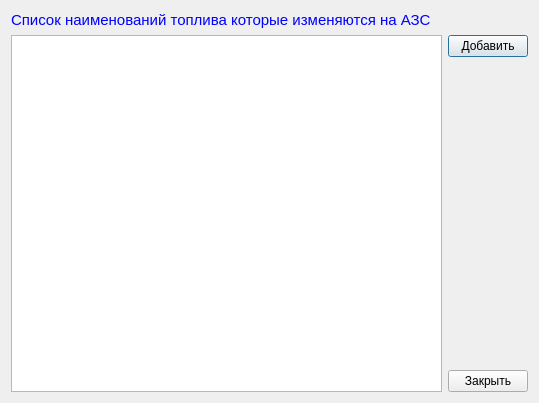
<?xml version="1.0" encoding="UTF-8"?>
<ui version="4.0">
 <class>FuelHandbookDialog</class>
 <widget class="QDialog" name="FuelHandbookDialog">
  <property name="geometry">
   <rect>
    <x>0</x>
    <y>0</y>
    <width>539</width>
    <height>403</height>
   </rect>
  </property>
  <property name="windowTitle">
   <string>Справочний наименований видов топлива</string>
  </property>
  <layout class="QGridLayout" name="gridLayout">
   <item row="1" column="0">
    <widget class="QTableView" name="tableView">
     <property name="editTriggers">
      <set>QAbstractItemView::NoEditTriggers</set>
     </property>
     <property name="alternatingRowColors">
      <bool>true</bool>
     </property>
     <property name="selectionBehavior">
      <enum>QAbstractItemView::SelectRows</enum>
     </property>
    </widget>
   </item>
   <item row="1" column="1">
    <layout class="QVBoxLayout" name="verticalLayout">
     <item>
      <widget class="QPushButton" name="pushButtonAdd">
       <property name="text">
        <string>Добавить</string>
       </property>
      </widget>
     </item>
     <item>
      <spacer name="verticalSpacer">
       <property name="orientation">
        <enum>Qt::Vertical</enum>
       </property>
       <property name="sizeHint" stdset="0">
        <size>
         <width>20</width>
         <height>40</height>
        </size>
       </property>
      </spacer>
     </item>
     <item>
      <widget class="QPushButton" name="pushButtonClose">
       <property name="text">
        <string>Закрыть</string>
       </property>
      </widget>
     </item>
    </layout>
   </item>
   <item row="0" column="0" colspan="2">
    <widget class="QLabel" name="label">
     <property name="font">
      <font>
       <pointsize>11</pointsize>
      </font>
     </property>
     <property name="styleSheet">
      <string notr="true">color: rgb(0, 0, 255);</string>
     </property>
     <property name="text">
      <string>Список наименований топлива которые изменяются на АЗС</string>
     </property>
    </widget>
   </item>
  </layout>
 </widget>
 <resources/>
 <connections/>
</ui>
